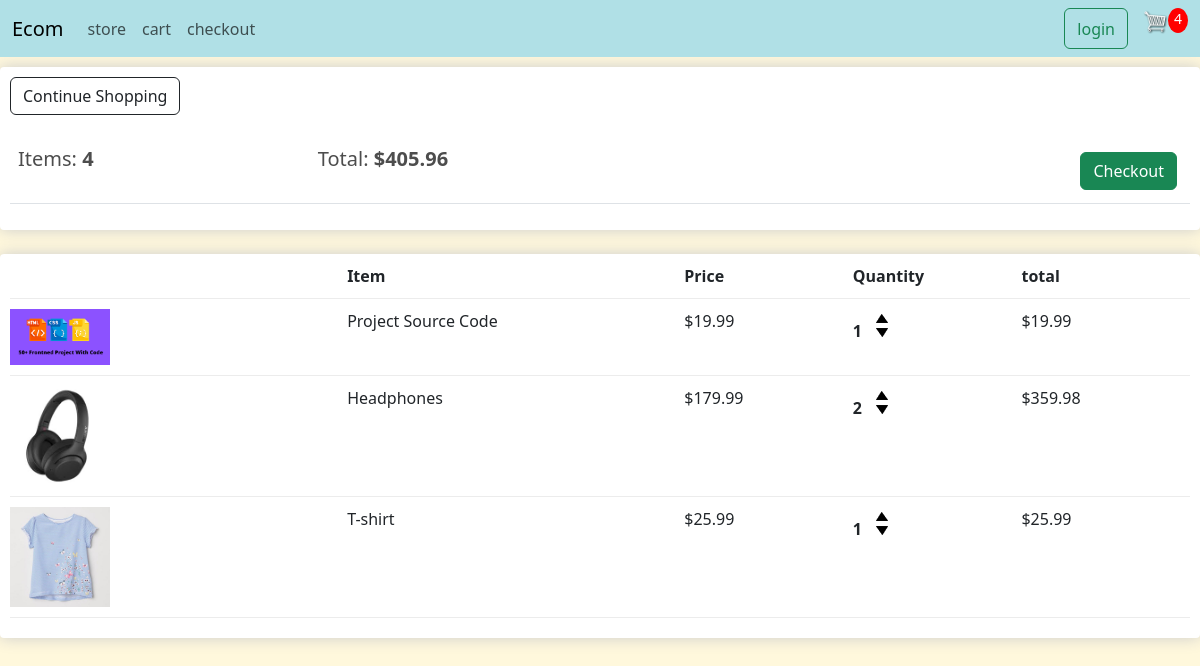
The app's page /cart/ (signed in) with its own data.
### ecom/models.py (models this page shows, shortened)
class Order(models.Model):
    customer=models.ForeignKey(Customer,on_delete=models.SET_NULL,blank=True,null=True)
    date_ordered=models.DateTimeField(auto_now_add=True)
    complete=models.BooleanField(default=False,null=True)
    transaction=models.CharField(max_length=200,null=True)
    @property
    def get_cart_total(self):
        orderitems=self.orderitem_set.all()
        total=sum([item.get_total for item in orderitems])
        return total
    @property
    def get_cart_items(self):
        orderitems=self.orderitem_set.all()
        total=sum([item.quantity for item in orderitems])
        return total

class OrderItem(models.Model):
    product=models.ForeignKey(Product,on_delete=models.SET_NULL,blank=True,null=True)
    order=models.ForeignKey(Order,on_delete=models.SET_NULL,blank=True,null=True)
    quantity=models.IntegerField(default=0,null=True,blank=True)
    date_added=models.DateTimeField(auto_now_add=True)
    @property
    def get_total(self):
        total=self.product.price*self.quantity
        return total

class Product(models.Model):
    name=models.CharField(max_length=200,null=True)
    price=models.DecimalField(max_digits=7,decimal_places=2)
    digital=models.BooleanField(default=False,null=True)
    image=models.ImageField(null=True,blank=True)
    @property
    def imageURL(self):
        try:
            url=self.image.url
        except:
            url=" "
        return url

### ecom/views.py (the view, shortened to what this page needs)
# urls.py: path('cart/',views.cart),
def cart(request):
    if request.user.is_authenticated:
        customer=request.user.customer
        order,created=Order.objects.get_or_create(customer=customer,complete=False)
        items=order.orderitem_set.all()
        cartItems=order.get_cart_items
    context={'items':items,'order':order,'cartItems':cartItems}
    return render(request,'ecom/cart.html',context)

### ecom/templates/ecom/cart.html
{% extends 'ecom/trial.html' %}
{% load static %}
{% block content %}
<div class="row">
    <div class="col-lg-12" >
        <div class="box-element" >
        <a class="btn btn-outline-dark" href="/">Continue Shopping</a>
        <br>
	<br>
	<table class="table">
		<tr>
			<th><h5>Items: <strong>{{order.get_cart_items}}</strong></h5></th>
			<th><h5>Total:<strong> ${{order.get_cart_total}}</strong></h5></th>
			<th>
				<a  style="float:right; margin:5px;" class="btn btn-success" href="/checkout">Checkout</a>
			</th>
		</tr>
	</table>
        </div>
        <br>
        <div class="box-element" >
        <div class="cart-row">
        <div style="flex:2"></div>
        <div style="flex:2"><strong>Item</strong></div>
        <div style="flex:1"><strong>Price</strong></div>
        <div style="flex:1"><strong>Quantity</strong></div>
        <div style="flex:1"><strong>total</strong></div>
    </div>
    {% for item in items %}
    <div class="cart-row">
        <div style="flex:2"><img class="row-image" src="{{ item.product.imageURL }}"></div>
        <div style="flex:2"><p>{{item.product.name}}</p></div>
        <div style="flex:1"><p>${{item.product.price}}</p></div>
        <div style="flex:1">
            <p class="quantity">{{item.quantity}}</p>
            <div class="quantity">
                <img data-product={{item.product.id}} data-action="add" class="chg-quantity update-cart" src="{% static  'images/arrow-up.png' %}">
                <img data-product={{item.product.id}} data-action="remove" class="chg-quantity update-cart" src="{% static  'images/arrow-down.png' %}">
            </div>
        </div>
        <div style="flex:1"><p>${{item.get_total}}</p></div>
        </div>
        {% endfor %}
    </div>
</div>
{% endblock %}

### ecom/templates/ecom/trial.html (shortened to what this page needs)
<!DOCTYPE html>
{% load static %}
<html lang="en">
<head>
    <link href="https://cdn.jsdelivr.net/npm/bootstrap@5.3.1/dist/css/bootstrap.min.css" rel="stylesheet">
    <link rel="stylesheet" href="{% static 'css/trial.css' %}">
</head>
<body>
    <nav class="navbar navbar-expand-lg " style="background-color: powderblue;" >
        <div class="container-fluid">
          <a class="navbar-brand" href="#">Ecom</a>
          <div class="collapse navbar-collapse" id="navbarSupportedContent">
            <ul class="navbar-nav me-auto mb-2 mb-lg-0">
              <li class="nav-item">
                <a class="nav-link " href="/">store</a>
              </li>
              <li class="nav-item">
                <a class="nav-link " aria-current="page" href="/cart">cart</a>
              </li>
              <li class="nav-item">
                <a class="nav-link " href="/checkout">checkout</a>
              </li>
            </ul>
            <form class="d-flex" role="search">
              <button class="btn btn-outline-success" type="submit">login</button>
              <a href="/cart">
                <img  id="cart-icon" src="{% static 'images/cart.png' %}">
              </a>
             <p id="cart-total">{{cartItems}}</p>
            </form>
          </div>
        </div>
      </nav>
      <div class="conatiner">
        {% block content %}
       {% endblock %}
    </div>
</body>
</html>

### static/css/trial.css (style rules this page uses)
body { background-color: cornsilk; }
h1,h2,h3,h4,h5,h6 { color:hsl(0, 0%, 30%); }
#cart-icon { width:25px; display: inline-block; margin-left: 15px; }
#cart-total { display: block; text-align: center; color:#fff; background-color: red; width: 20px; height: 25px; border-radius: 50%; font-size: 14px; }
.col-lg-4, .col-lg-6, .col-lg-8, .col-lg-12 { margin-top: 10px; }
.navbar { background-color: red; }
.box-element { box-shadow:hsl(0, 0%, 80%) 0 0 16px; background-color: #fff; border-radius: 4px; padding: 10px; }
.cart-row { display: flex; padding-bottom: 10px; margin-bottom: 10px; border-bottom: 1px solid #ececec; }
.row-image { width: 100px; }
.quantity { display: inline-block; font-weight: 700; padding-right:10px; }
.chg-quantity { width: 12px; cursor: pointer; display: block; margin-top: 5px; transition:.1s; }

### records on screen
Order: get_cart_items "4", get_cart_total "405.96"
OrderItem: product.imageURL (picture), product.name "Project Source Code", product.price "19.99", quantity "1", get_total "19.99"
OrderItem: product.imageURL (picture), product.name "Headphones", product.price "179.99", quantity "2", get_total "359.98"
OrderItem: product.imageURL (picture), product.name "T-shirt", product.price "25.99", quantity "1", get_total "25.99"

### other values on screen
{{ cartItems }} "4"
